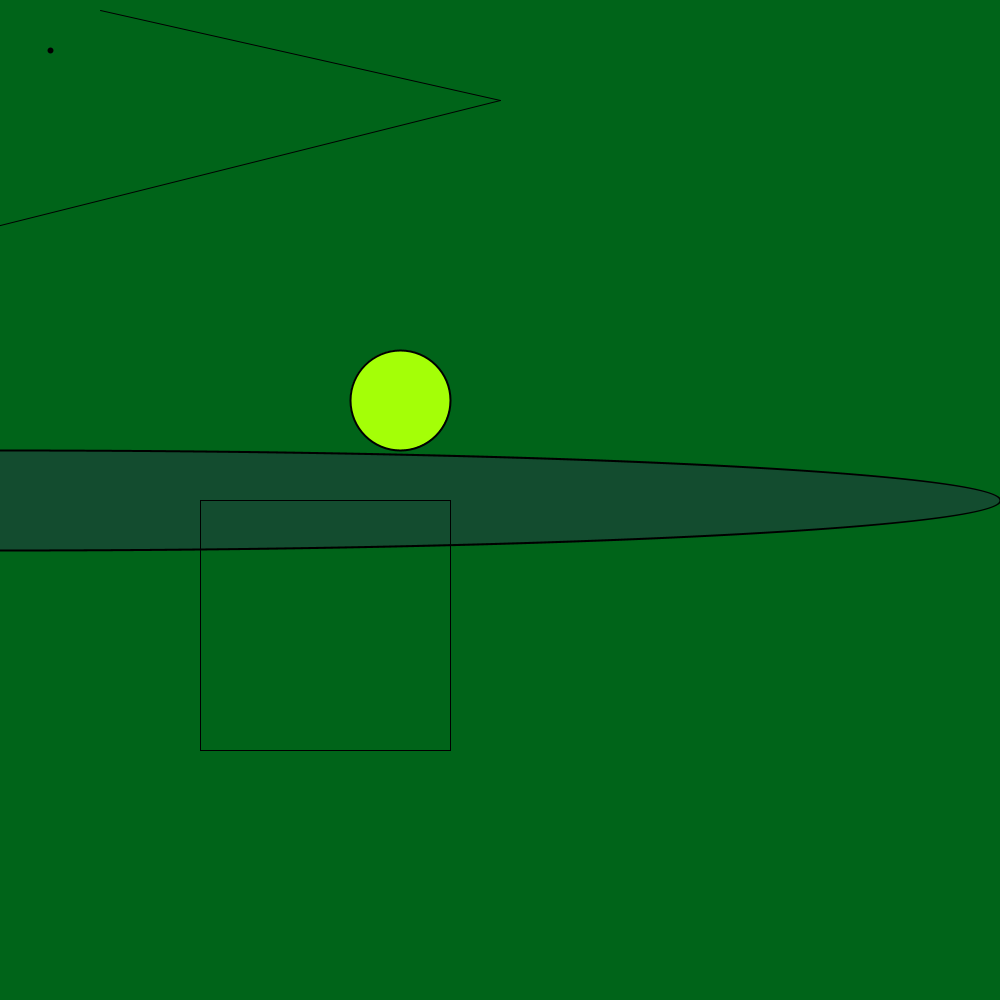
Frame 1 (no input)
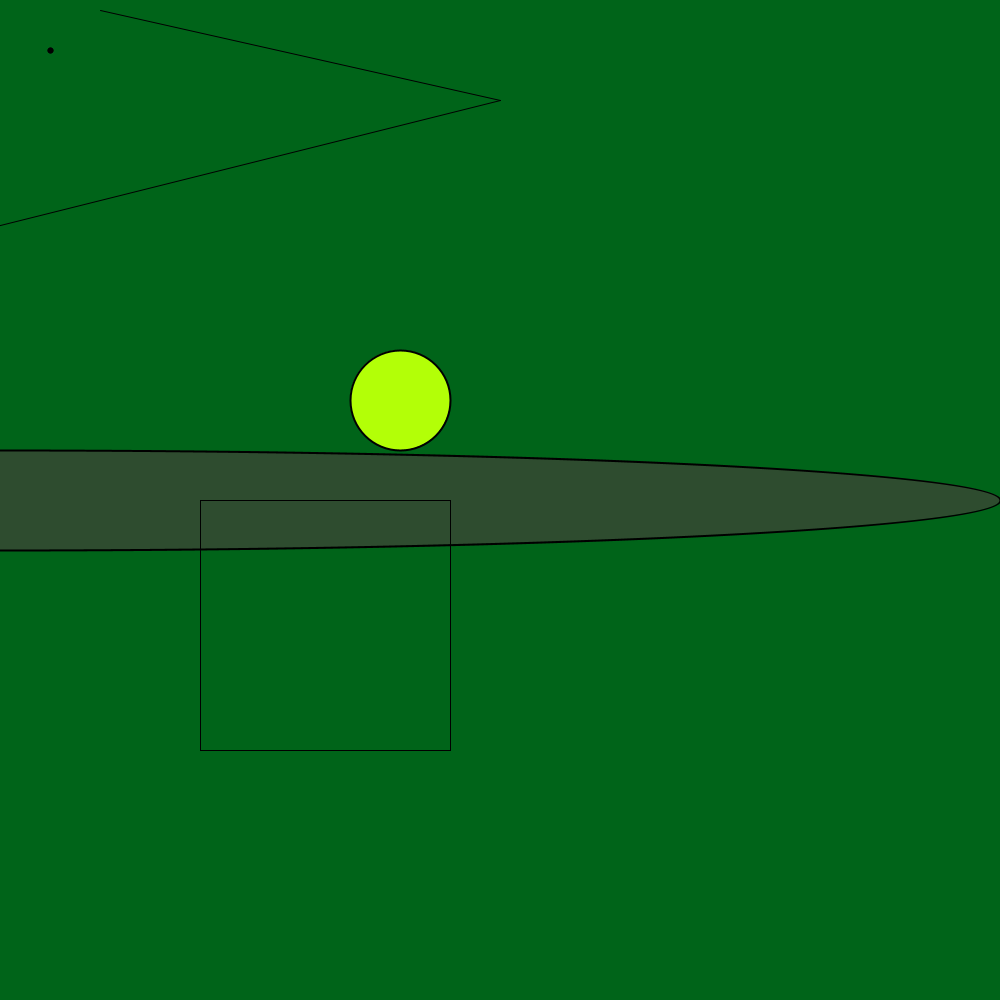
Frame 60 (the mouse pressed at the canvas centre just before this capture)
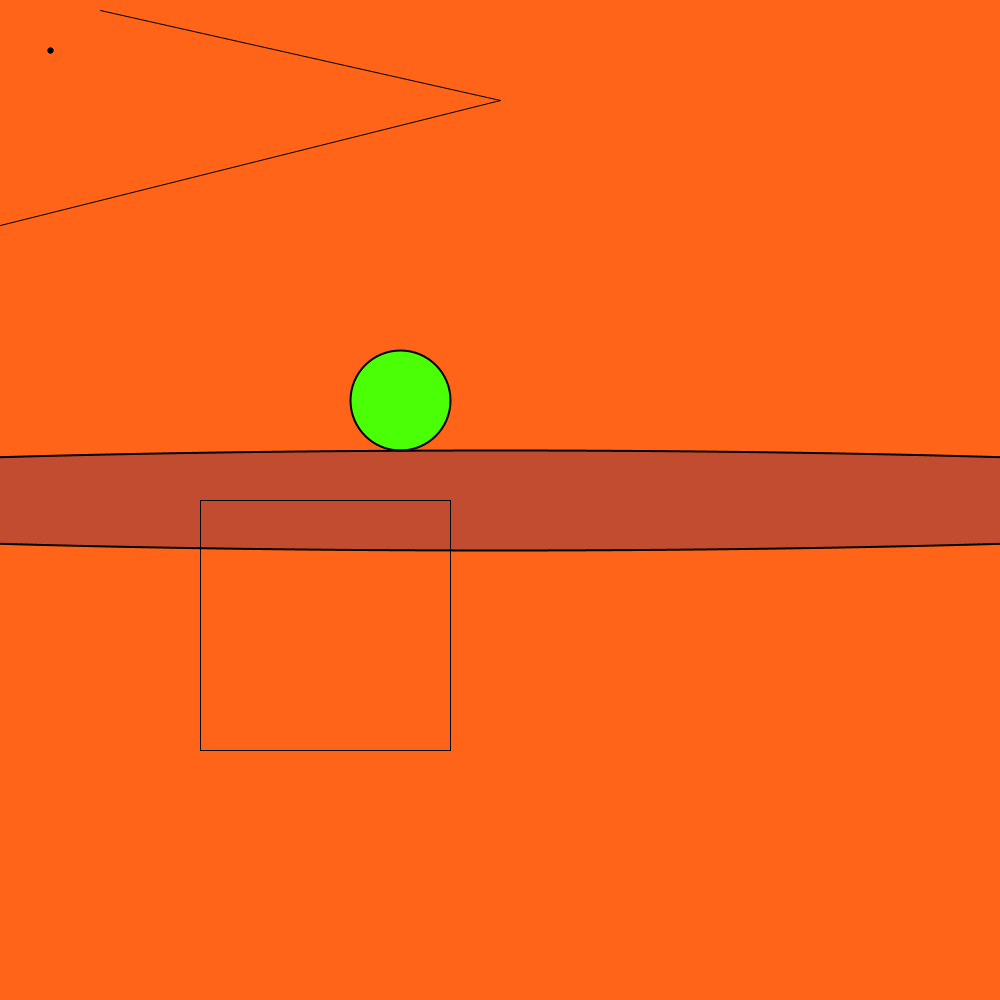
Frame 120 (the mouse held since frame 60 and released just before this capture)

The Processing sketch that drew these frames (run headless with seeded random() and noise(); from frame 60 on, the mouse is pressed at the canvas centre):

// Processing sketch: processing_46150
// ── processing_46150.pde

void setup(){
  size(1000,1000);
}

void draw(){
  fill(random(0,255),255,7);
  rect(0,0,1000,1000);
  background(mouseX,100,25,72); 
  point(50,50);
  strokeWeight(2);
  ellipse(400,400,100,100);
  fill(random(0,245),21,96,76);
  ellipse(mouseY,500,2000,100);
  strokeWeight(1);
  line(500,100,100,10);
  line(500,100,-100,250);
  fill(mouseY,1,72,1);
  rect(200,500,250,250);
  strokeWeight(6);
  point(50,50);

}
